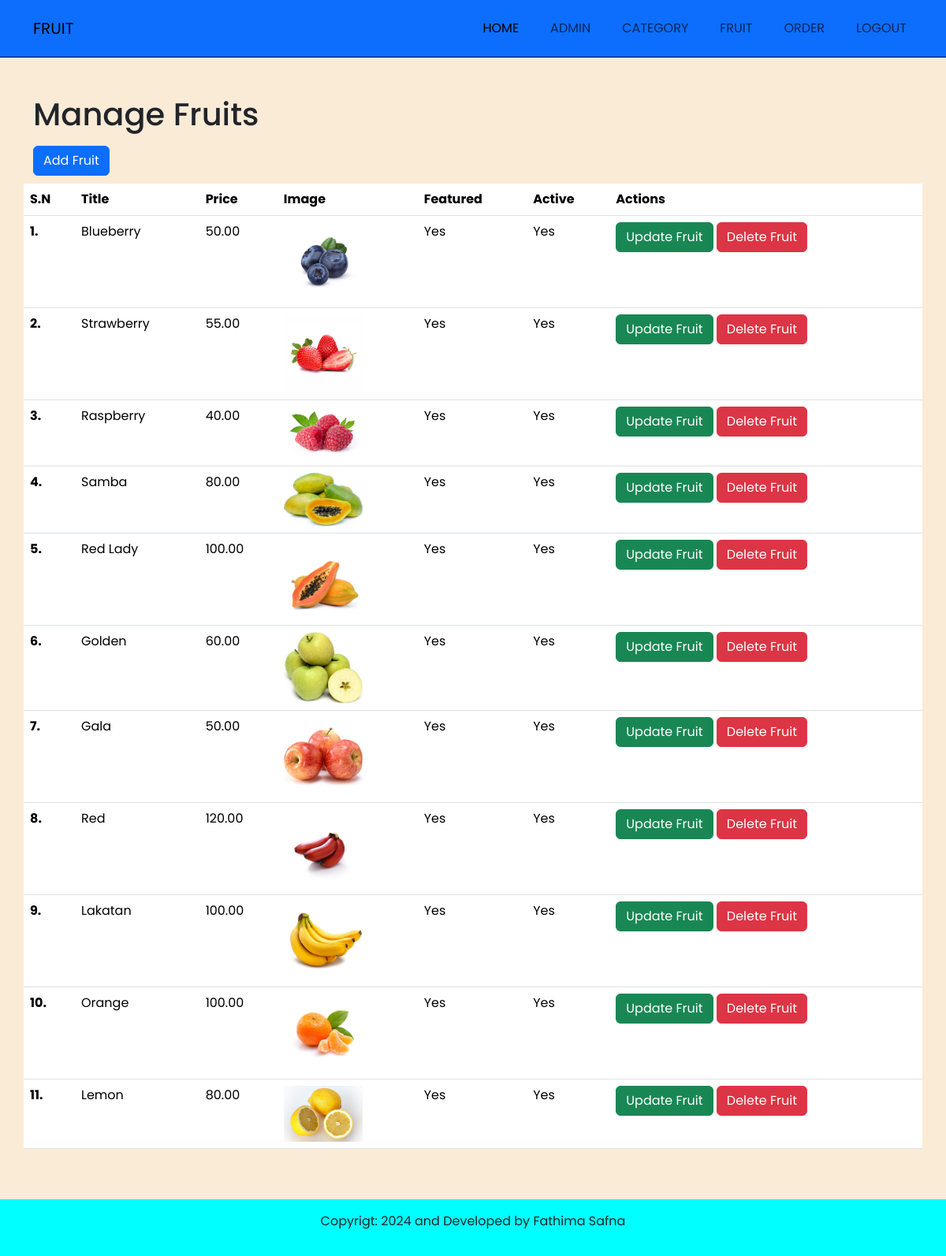
The page /admin/manage-fruit.php (signed in) on the database its author committed.
### tables this page shows
CREATE TABLE `tbl_fruit` (
  `id` int(10) UNSIGNED NOT NULL,
  `title` varchar(100) NOT NULL,
  `description` text NOT NULL,
  `price` decimal(10,2) NOT NULL,
  `image_name` varchar(255) NOT NULL,
  `catagory_id` int(10) UNSIGNED NOT NULL,
  `feartured` varchar(10) NOT NULL,
  `active` varchar(10) NOT NULL
);

### admin/manage-fruit.php (the view, shortened to what this page needs)
<?php include('partial/menu.php'); ?>
  <section class= "main">
    <div class= "container">
       <div class= "row py-5">
        <div class="pb-2"><h1>Manage Fruits</h1></div>
        <div>
        <a href="<?php echo SITEURL; ?>admin/add-fruit.php" <button type="button" class="btn btn-primary"> Add Fruit</button></a>
        </div> <br> <br>
          <table class="table">
           <thead>
              <tr>
                <th scope="col">S.N</th>
                <th scope="col">Title</th>
                <th scope="col">Price</th>
                <th scope="col">Image</th>
                <th scope="col">Featured</th>
                <th scope="col">Active</th>
                <th scope="col">Actions</th>
              </tr>
             </thead>
             <?php
             $sql = "SELECT * FROM tbl_fruit";
             $res = mysqli_query($conn,$sql);
             $count = mysqli_num_rows($res);
             $sn=1;
             if($count>0)
             {
              while($rows=mysqli_fetch_assoc($res))
              {
                $id=$rows['id'];
                $title=$rows['title'];
                $price=$rows['price'];
                $image_name=$rows['image_name'];
                $feartured=$rows['feartured'];
                $active=$rows['active'];
                ?>
                  <tbody>
                    <tr>
                      <th scope="row"><?php echo $sn++; ?>.</th>
                      <td><?php echo $title; ?></td>
                      <td><?php echo $price; ?></td>
                      <td>
                          <?php
                          if($image_name!="")
                          {
                            ?>
                            <img src="<?php echo SITEURL; ?>images/fruit/<?php echo $image_name; ?>"width="100px">
                            <?php
                          }
                          else
                          {
                            echo "<div class= 'text-danger'>Not Added Image</div>";
                          }
                          ?>
                        </td>
                        <td><?php echo $feartured; ?></td>
                        <td><?php echo $active; ?></td>
                      <td>
                      <a href="<?php echo SITEURL; ?>admin/update-fruit.php?id=<?php echo $id; ?>"<button type="button" class="btn btn-success">Update Fruit</button></a>
                      <a href="<?php echo SITEURL; ?>admin/delete-fruit.php?id=<?php echo $id; ?>&image_name=<?php echo $image_name; ?>"<button type="button" class="btn btn-danger">Delete Fruit</button></a>
                        </td>
                    </tr>
                  </tbody>
                <?php
              }
             }
             else
             {
              echo  "<tr> <td colspan='7'> No Fruit Added</td> </tr>";
             }
             ?>
            </table>
      </div>
   </div>
  </section>
<?php include('partial/end.php'); ?>

### css/admin.css (style rules this page uses)
* { font-family: "Poppins", sans-serif;; }
.main { background-color: antiquewhite; }

### rows shown on the page
tbl_fruit: title "Blueberry", price "50.00", image_name (picture), feartured "Yes", active "Yes"
tbl_fruit: title "Strawberry", price "55.00", image_name (picture), feartured "Yes", active "Yes"
tbl_fruit: title "Raspberry", price "40.00", image_name (picture), feartured "Yes", active "Yes"
tbl_fruit: title "Samba", price "80.00", image_name (picture), feartured "Yes", active "Yes"
tbl_fruit: title "Red Lady", price "100.00", image_name (picture), feartured "Yes", active "Yes"
tbl_fruit: title "Golden", price "60.00", image_name (picture), feartured "Yes", active "Yes"
tbl_fruit: title "Gala", price "50.00", image_name (picture), feartured "Yes", active "Yes"
tbl_fruit: title "Red", price "120.00", image_name (picture), feartured "Yes", active "Yes"
tbl_fruit: title "Lakatan", price "100.00", image_name (picture), feartured "Yes", active "Yes"
tbl_fruit: title "Orange", price "100.00", image_name (picture), feartured "Yes", active "Yes"
tbl_fruit: title "Lemon", price "80.00", image_name (picture), feartured "Yes", active "Yes"
